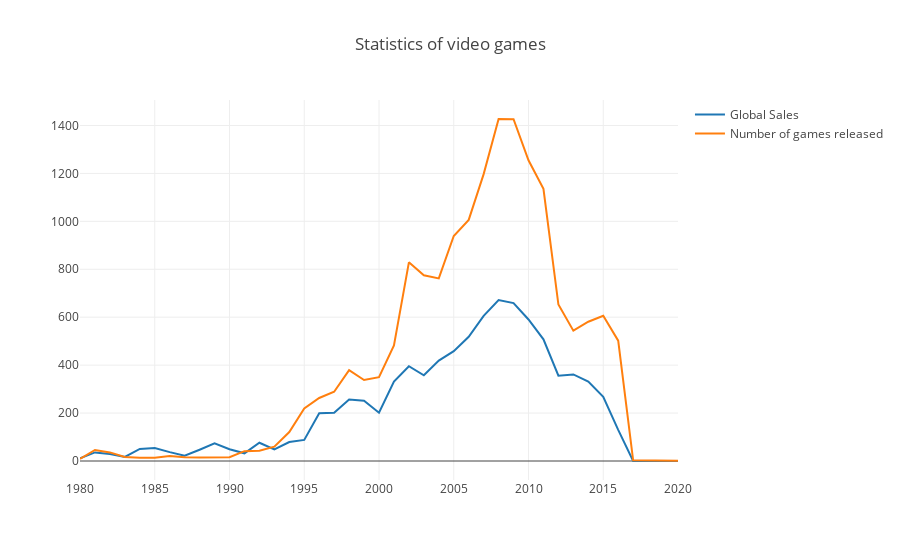

The notebook cell saved with this chart:
### Markdown cell above
В `plotly` строится визуализация объекта `Figure`, который состоит из данных (массив линий, которые в библиотеке называются `traces`) и оформления/стиля, за который отвечает объект `layout`. В простых случаях можно вызывать функцию `iplot` и просто от массива `traces`.

### Code cell
trace0 = go.Scatter(
    x=years_df.index,
    y=years_df.Global_Sales,
    name='Global Sales'
)

trace1 = go.Scatter(
    x=years_df.index,
    y=years_df.Number_of_Games,
    name='Number of games released'
)

data = [trace0, trace1]
layout = {'title': 'Statistics of video games'}

fig = go.Figure(data=data, layout=layout)

iplot(fig, show_link=False)

### Figure 1 — Plotly figure (JSON) as saved in the notebook; plotly's stock layout.template omitted (floating-point values rounded to 4 significant figures)
{"data": [{"name": "Global Sales", "type": "scatter", "uid": "ec35997e-da65-11e8-803c-e82a44ef42c3", "x": [1980, 1981, 1982, 1983, 1984, 1985, 1986, 1987, 1988, 1989, 1990, 1991, 1992, 1993, 1994, 1995, 1996, 1997, 1998, 1999, 2000, 2001, 2002, 2003, 2004, 2005, 2006, 2007, 2008, 2009, 2010, 2011, 2012, 2013, 2014, 2015, 2016, 2017, 2020], "y": [11.38, 35.77, 28.86, 16.79, 50.36, 53.94, 37.07, 21.74, 47.22, 73.45, 49.39, 32.23, 76.17, 48.4, 79.18, 88.11, 199.1, 201.0, 256.4, 251.3, 201.6, 331.5, 395.5, 357.8, 419.0, 458.3, 518.2, 605.4, 671.8, 658.9, 590.6, 507.8, 355.8, 361.2, 331.5, 268.0, 130.1, 0.06, 0.29]}, {"name": "Number of games released", "type": "scatter", "uid": "ec35997f-da65-11e8-803c-e82a44ef42c3", "x": [1980, 1981, 1982, 1983, 1984, 1985, 1986, 1987, 1988, 1989, 1990, 1991, 1992, 1993, 1994, 1995, 1996, 1997, 1998, 1999, 2000, 2001, 2002, 2003, 2004, 2005, 2006, 2007, 2008, 2009, 2010, 2011, 2012, 2013, 2014, 2015, 2016, 2017, 2020], "y": [9, 46, 36, 17, 14, 14, 21, 16, 15, 17, 16, 41, 43, 60, 121, 219, 263, 289, 379, 338, 350, 482, 829, 775, 762, 939, 1006, 1197, 1427, 1426, 1255, 1136, 653, 544, 581, 606, 502, 3, 1]}], "layout": {"title": "Statistics of video games"}}
